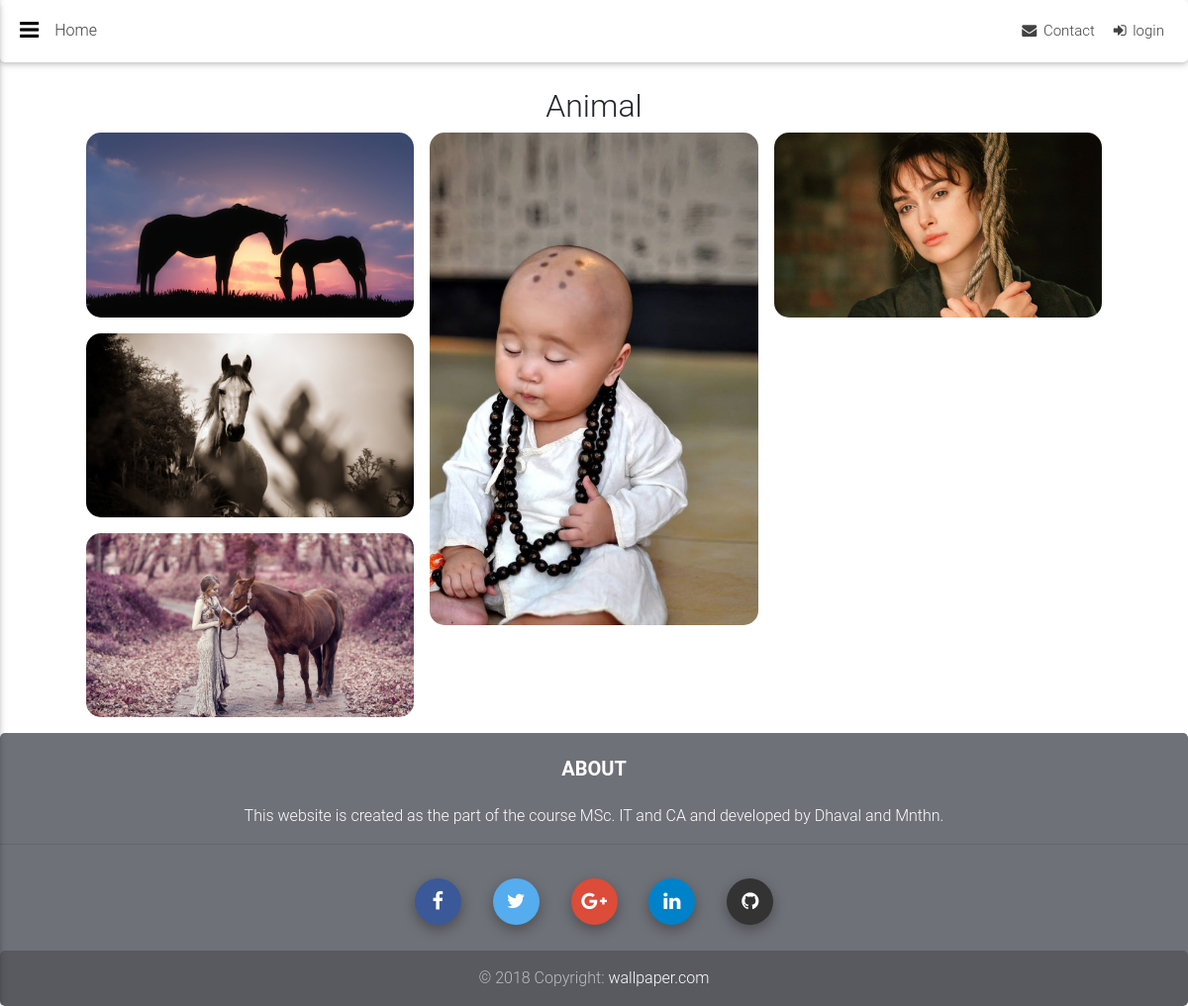
Screenshot of /category/Animal with the database file from the repository.
### walls/models.py (models this page shows, shortened)
class Categories(models.Model):
    title = models.CharField(("Category Name"), unique=True, max_length=30)
    image = models.ImageField(("Category Image"), upload_to=upload_image)
    active = models.BooleanField(default=1, choices=STATUS)
    created_at = models.DateTimeField(auto_now_add=True)
    modified_at = models.DateTimeField(auto_now=True)
    def upload_to(self):
        return 'wallpaper_media/categories/'

class Wallpapers(models.Model):
    title = models.CharField(max_length=100)
    image = models.ImageField(upload_to=upload_image)
    category = models.ForeignKey(
        Categories, on_delete=models.DO_NOTHING, related_name='category')
    tags = models.TextField(null=True, blank=True)
    location = models.CharField(null=True, blank=True, max_length=50)
    description = models.TextField(null=True, blank=True)
    likes = models.IntegerField(default=0)
    downloads = models.IntegerField(default=0)
    views = models.IntegerField(default=0)
    uploader = models.ForeignKey(
        User, on_delete=models.CASCADE, related_name='user')
    slug = models.SlugField(max_length=60, unique=True)
    active = models.BooleanField(default=1, choices=STATUS)
    created_at = models.DateTimeField(auto_now_add=True)
    modified_at = models.DateTimeField(auto_now=True)
    def upload_to(self):
        return 'wallpaper_media/wallpapers/'

### walls/views.py (the view)
# urls.py: path('category/<str:cat_name>', views.category, name='category'),
def category(request, cat_name):
    wallpapers = Wallpapers.objects.filter(category=Categories.objects.get(title=cat_name))
    return render(request, 'user/category.html', {'category': cat_name, 'wallpapers': wallpapers})

### walls/context_processors.py (called while the page is built)
def add_variable_to_context(request):
    return {
        'categories': Categories.objects.filter(active=True)
    }

### walls/templates/user/category.html (shortened to what this page needs)
{% extends "user/main_loggedin.html" %}
{% block main_content %}
<div class="container">
    <section>
        <div class="row">
            <div class="col-md-12 text-center">
                <h2>{{ category }}</h2>
            </div>
        </div>
        <div class="gallery" id="gallery">
            {% for wallpaper in wallpapers %}
            <div class="mb-3 pics animation">
                <img class="img-fluid" src="{{ wallpaper.image.url }}" alt="{{ wallpaper.name }}">
            </div>
            {% endfor %}
        </div>
    </section>
</div>
{% endblock main_content %}

### static/css/gallary.css (style rules this page uses)
.gallery { -webkit-column-count: 3; -moz-column-count: 3; column-count: 3; -webkit-column-width: 33%; -moz-column-width: 33%; column-width: 33%; }
.gallery .pics { -webkit-transition: all 350ms ease; transition: all 350ms ease; }
.gallery .animation { -webkit-transform: scale(1); -ms-transform: scale(1); transform: scale(1); }
.gallery * { border-radius: 15px; }

### static/css/styles.css (style rules this page uses)
* { border-radius: 5px; }

### walls/templates/user/main_loggedin.html (style rules this page uses)
* { border-radius: 5px; }

### rows the page displays
Categories: title "Animal"
Wallpapers: image (picture)
Wallpapers: image (picture)
Wallpapers: image (picture)
Wallpapers: image (picture)
Wallpapers: image (picture)
